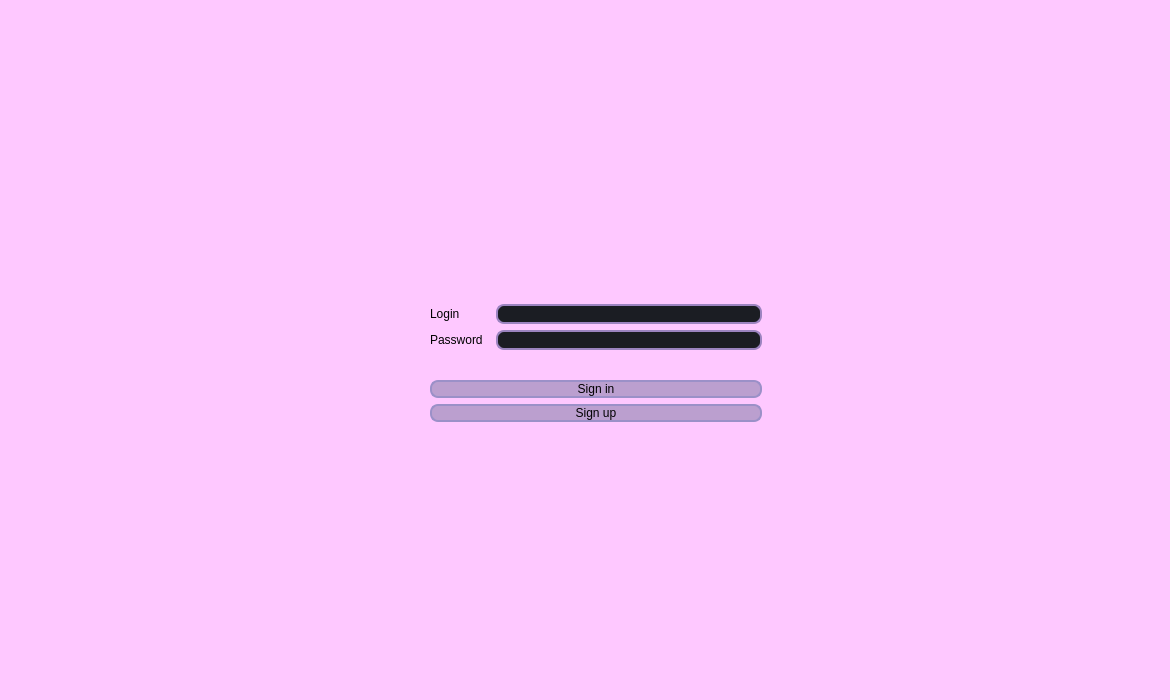
<?xml version="1.0" encoding="UTF-8"?>
<ui version="4.0">
 <class>LoginWindow</class>
 <widget class="QMainWindow" name="LoginWindow">
  <property name="geometry">
   <rect>
    <x>0</x>
    <y>0</y>
    <width>1170</width>
    <height>700</height>
   </rect>
  </property>
  <property name="minimumSize">
   <size>
    <width>1004</width>
    <height>598</height>
   </size>
  </property>
  <property name="maximumSize">
   <size>
    <width>1170</width>
    <height>700</height>
   </size>
  </property>
  <property name="windowTitle">
   <string>LoginWindow</string>
  </property>
  <property name="styleSheet">
   <string notr="true">background-color: rgb(254, 200, 255);</string>
  </property>
  <widget class="QWidget" name="centralwidget">
   <widget class="QWidget" name="layoutWidget">
    <property name="geometry">
     <rect>
      <x>430</x>
      <y>280</y>
      <width>332</width>
      <height>168</height>
     </rect>
    </property>
    <layout class="QVBoxLayout" name="verticalLayout_4">
     <item>
      <layout class="QHBoxLayout" name="horizontalLayout">
       <item>
        <layout class="QVBoxLayout" name="verticalLayout_2">
         <item>
          <widget class="QLabel" name="label_Login">
           <property name="styleSheet">
            <string notr="true">QLabel {
	font: 600 12pt &quot;Montserrat SemiBold&quot;;
}</string>
           </property>
           <property name="text">
            <string>Login         </string>
           </property>
          </widget>
         </item>
         <item>
          <widget class="QLabel" name="label_Password">
           <property name="styleSheet">
            <string notr="true">QLabel {
	font: 600 12pt &quot;Montserrat SemiBold&quot;;
}</string>
           </property>
           <property name="text">
            <string>Password</string>
           </property>
          </widget>
         </item>
        </layout>
       </item>
       <item>
        <layout class="QVBoxLayout" name="verticalLayout">
         <item>
          <widget class="QLineEdit" name="lineEdit_Login">
           <property name="styleSheet">
            <string notr="true">QLineEdit {
	border: 2px solid rgb(156, 132, 192);
	border-radius: 8px;
	padding-left: auto;
    padding-right: auto;
	color: rgb(255, 255, 255);
	background-color: rgb(27, 29, 35);
	font: 600 11pt &quot;Montserrat SemiBold&quot;;
}
QLineEdit:hover {
	border: 2px solid rgb(48, 50, 62);
}
QLineEdit:focus {
	border: 2px solid rgb(48, 50, 62);
	background-color: rgb(43, 45, 56);
}

</string>
           </property>
           <property name="inputMask">
            <string/>
           </property>
           <property name="placeholderText">
            <string/>
           </property>
          </widget>
         </item>
         <item>
          <widget class="QLineEdit" name="lineEdit_Password">
           <property name="styleSheet">
            <string notr="true">QLineEdit {
	border: 2px solid rgb(156, 132, 192);
	border-radius: 8px;
	padding-left: auto;
    padding-right: auto;
	color: rgb(255, 255, 255);
	background-color: rgb(27, 29, 35);
	font: 600 11pt &quot;Montserrat SemiBold&quot;;
}
QLineEdit:hover {
	border: 2px solid rgb(48, 50, 62);
}
QLineEdit:focus {
	border: 2px solid rgb(48, 50, 62);
	background-color: rgb(43, 45, 56);
}


</string>
           </property>
           <property name="text">
            <string/>
           </property>
           <property name="echoMode">
            <enum>QLineEdit::Password</enum>
           </property>
          </widget>
         </item>
        </layout>
       </item>
      </layout>
     </item>
     <item>
      <layout class="QVBoxLayout" name="verticalLayout_3">
       <item>
        <widget class="QPushButton" name="btn_SignIn">
         <property name="styleSheet">
          <string notr="true">QPushButton {
 border: 2px solid  rgb(155, 144, 200);
 border-radius: 8px;
 padding-left: auto;
    padding-right: auto;
 color: rgb(0, 0, 0);
 background-color: rgb(187, 159, 207);
 font: 600 12pt &quot;Montserrat SemiBold&quot;;
}
QPushButton:hover {
 border: 2px solid rgb(156, 132, 192);
 background-color: rgb(156, 132, 192);
}
QPushButton:focus {
 border: 2px solid rgb(109, 86, 154);

}</string>
         </property>
         <property name="text">
          <string>Sign in</string>
         </property>
        </widget>
       </item>
       <item>
        <widget class="QPushButton" name="btn_SignUp">
         <property name="styleSheet">
          <string notr="true">QPushButton {
 border: 2px solid  rgb(155, 144, 200);
 border-radius: 8px;
 padding-left: auto;
    padding-right: auto;
 color: rgb(0, 0, 0);
 background-color: rgb(187, 159, 207);
 font: 600 12pt &quot;Montserrat SemiBold&quot;;
}
QPushButton:hover {
 border: 2px solid rgb(156, 132, 192);
 background-color: rgb(156, 132, 192);
}
QPushButton:focus {
 border: 2px solid rgb(109, 86, 154);

}</string>
         </property>
         <property name="text">
          <string>Sign up</string>
         </property>
        </widget>
       </item>
      </layout>
     </item>
    </layout>
   </widget>
  </widget>
 </widget>
 <resources/>
 <connections/>
</ui>
